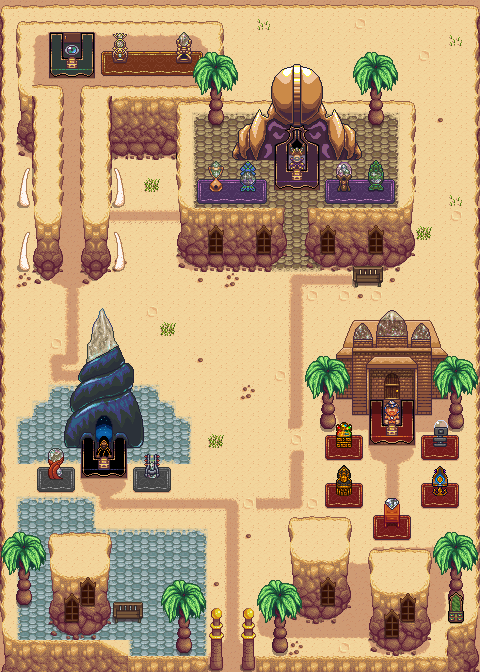

Rendered tile map (Tiled .tmx) drawn with the repository's tilesets; below, a short description and the map source with its tile grids summarised:
An orthogonal 30x42 tile map with 16x16 px tiles, 4 tile layers (Back, Buildings, Front, Paths) and 28 objects (28x TileData).

<map version="1.2" tiledversion="1.3.1" orientation="orthogonal" renderorder="right-down" compressionlevel="-1" width="30" height="42" tilewidth="16" tileheight="16" infinite="0" nextlayerid="9" nextobjectid="29">
 <properties>
  <property name="AmbientLight" value="60 60 120" />
  <property name="Music" value="LavaMine" />
  <property name="Outdoors" value="true" />
  <property name="Warp" value="14 41 Forest 44 7" />
 </properties>
 <tileset firstgid="1" name="Shops" tilewidth="16" tileheight="16" tilecount="928" columns="32">
  <image source="WorkedTiles.png" width="512" height="476" />
  <tile id="358">
   <animation>
    <frame tileid="358" duration="100" />
    <frame tileid="359" duration="100" />
    <frame tileid="360" duration="100" />
    <frame tileid="361" duration="100" />
    <frame tileid="362" duration="100" />
   </animation>
  </tile>
  <tile id="390">
   <animation>
    <frame tileid="390" duration="100" />
    <frame tileid="391" duration="100" />
    <frame tileid="392" duration="100" />
    <frame tileid="393" duration="100" />
    <frame tileid="394" duration="100" />
   </animation>
  </tile>
  <tile id="416">
   <animation>
    <frame tileid="416" duration="100" />
    <frame tileid="417" duration="100" />
    <frame tileid="418" duration="100" />
    <frame tileid="419" duration="100" />
    <frame tileid="420" duration="100" />
   </animation>
  </tile>
  <tile id="422">
   <animation>
    <frame tileid="422" duration="100" />
    <frame tileid="423" duration="100" />
    <frame tileid="424" duration="100" />
    <frame tileid="425" duration="100" />
    <frame tileid="426" duration="100" />
   </animation>
  </tile>
  <tile id="454">
   <animation>
    <frame tileid="454" duration="100" />
    <frame tileid="455" duration="100" />
    <frame tileid="456" duration="100" />
    <frame tileid="457" duration="100" />
    <frame tileid="458" duration="100" />
   </animation>
  </tile>
  <tile id="486">
   <animation>
    <frame tileid="486" duration="100" />
    <frame tileid="487" duration="100" />
    <frame tileid="488" duration="100" />
    <frame tileid="489" duration="100" />
    <frame tileid="490" duration="100" />
   </animation>
  </tile>
  <tile id="518">
   <animation>
    <frame tileid="518" duration="100" />
    <frame tileid="519" duration="100" />
    <frame tileid="520" duration="100" />
    <frame tileid="521" duration="100" />
    <frame tileid="522" duration="100" />
   </animation>
  </tile>
  <tile id="550">
   <animation>
    <frame tileid="550" duration="100" />
    <frame tileid="551" duration="100" />
    <frame tileid="552" duration="100" />
    <frame tileid="553" duration="100" />
    <frame tileid="554" duration="100" />
   </animation>
  </tile>
  <tile id="582">
   <animation>
    <frame tileid="582" duration="100" />
    <frame tileid="583" duration="100" />
    <frame tileid="584" duration="100" />
    <frame tileid="585" duration="100" />
    <frame tileid="586" duration="100" />
   </animation>
  </tile>
  <tile id="614">
   <animation>
    <frame tileid="614" duration="100" />
    <frame tileid="615" duration="100" />
    <frame tileid="616" duration="100" />
    <frame tileid="617" duration="100" />
    <frame tileid="618" duration="100" />
   </animation>
  </tile>
  <tile id="646">
   <animation>
    <frame tileid="646" duration="100" />
    <frame tileid="647" duration="100" />
    <frame tileid="648" duration="100" />
    <frame tileid="649" duration="100" />
    <frame tileid="650" duration="100" />
   </animation>
  </tile>
  <tile id="678">
   <animation>
    <frame tileid="678" duration="100" />
    <frame tileid="679" duration="100" />
    <frame tileid="680" duration="100" />
    <frame tileid="681" duration="100" />
    <frame tileid="682" duration="100" />
   </animation>
  </tile>
  <tile id="710">
   <animation>
    <frame tileid="710" duration="100" />
    <frame tileid="711" duration="100" />
    <frame tileid="712" duration="100" />
    <frame tileid="713" duration="100" />
    <frame tileid="714" duration="100" />
   </animation>
  </tile>
  <tile id="742">
   <animation>
    <frame tileid="742" duration="100" />
    <frame tileid="743" duration="100" />
    <frame tileid="744" duration="100" />
    <frame tileid="745" duration="100" />
    <frame tileid="746" duration="100" />
   </animation>
  </tile>
  <tile id="747">
   <animation>
    <frame tileid="747" duration="100" />
    <frame tileid="748" duration="100" />
    <frame tileid="749" duration="100" />
    <frame tileid="750" duration="100" />
    <frame tileid="751" duration="100" />
   </animation>
  </tile>
  <tile id="774">
   <animation>
    <frame tileid="774" duration="100" />
    <frame tileid="775" duration="100" />
    <frame tileid="776" duration="100" />
    <frame tileid="777" duration="100" />
    <frame tileid="778" duration="100" />
   </animation>
  </tile>
  <tile id="779">
   <animation>
    <frame tileid="779" duration="100" />
    <frame tileid="780" duration="100" />
    <frame tileid="781" duration="100" />
    <frame tileid="782" duration="100" />
    <frame tileid="783" duration="100" />
   </animation>
  </tile>
  <tile id="806">
   <animation>
    <frame tileid="806" duration="100" />
    <frame tileid="807" duration="100" />
    <frame tileid="808" duration="100" />
    <frame tileid="809" duration="100" />
    <frame tileid="810" duration="100" />
   </animation>
  </tile>
  <tile id="811">
   <animation>
    <frame tileid="811" duration="100" />
    <frame tileid="812" duration="100" />
    <frame tileid="813" duration="100" />
    <frame tileid="814" duration="100" />
    <frame tileid="815" duration="100" />
    <frame tileid="816" duration="100" />
    <frame tileid="817" duration="100" />
   </animation>
  </tile>
  <tile id="838">
   <animation>
    <frame tileid="838" duration="100" />
    <frame tileid="839" duration="100" />
    <frame tileid="840" duration="100" />
    <frame tileid="841" duration="100" />
    <frame tileid="842" duration="100" />
   </animation>
  </tile>
  <tile id="843">
   <animation>
    <frame tileid="843" duration="100" />
    <frame tileid="844" duration="100" />
    <frame tileid="845" duration="100" />
    <frame tileid="846" duration="100" />
    <frame tileid="847" duration="100" />
    <frame tileid="848" duration="100" />
    <frame tileid="849" duration="100" />
   </animation>
  </tile>
  <tile id="870">
   <animation>
    <frame tileid="870" duration="100" />
    <frame tileid="871" duration="100" />
    <frame tileid="872" duration="100" />
    <frame tileid="873" duration="100" />
    <frame tileid="874" duration="100" />
   </animation>
  </tile>
  <tile id="875">
   <animation>
    <frame tileid="875" duration="100" />
    <frame tileid="876" duration="100" />
    <frame tileid="877" duration="100" />
    <frame tileid="878" duration="100" />
    <frame tileid="879" duration="100" />
    <frame tileid="880" duration="100" />
   </animation>
  </tile>
  <tile id="902">
   <animation>
    <frame tileid="902" duration="100" />
    <frame tileid="903" duration="100" />
    <frame tileid="904" duration="100" />
    <frame tileid="905" duration="100" />
    <frame tileid="906" duration="100" />
   </animation>
  </tile>
  <tile id="907">
   <animation>
    <frame tileid="907" duration="100" />
    <frame tileid="908" duration="100" />
    <frame tileid="909" duration="100" />
    <frame tileid="910" duration="100" />
    <frame tileid="911" duration="100" />
    <frame tileid="912" duration="100" />
   </animation>
  </tile>
 </tileset>
 <layer id="1" name="Back" width="30" height="42">
  <data>[1260 cells, 1260 non-empty, 71 distinct tile ids]</data>
 </layer>
 <objectgroup id="2" name="Back" />
 <layer id="3" name="Buildings" width="30" height="42">
  <data>[1260 cells, 502 non-empty, 152 distinct tile ids]</data>
 </layer>
 <objectgroup id="4" name="Buildings">
  <object id="1" name="TileData" x="112" y="48" width="16" height="16">
   <properties>
    <property name="Action" value="Message Sigoboronte.1" />
   </properties>
  </object>
  <object id="2" name="TileData" x="176" y="48" width="16" height="16">
   <properties>
    <property name="Action" value="Message Sigoboronte.2" />
   </properties>
  </object>
  <object id="3" name="TileData" x="64" y="64" width="16" height="16">
   <properties>
    <property name="Action" value="" />
    <property name="Shop" value="SigoboronteShop" />
   </properties>
  </object>
  <object id="4" name="TileData" x="224" y="144" width="16" height="16">
   <properties>
    <property name="Action" value="Message Extra.3" />
   </properties>
  </object>
  <object id="5" name="TileData" x="352" y="144" width="16" height="16">
   <properties>
    <property name="Action" value="Message Extra.3" />
   </properties>
  </object>
  <object id="6" name="TileData" x="208" y="176" width="16" height="16">
   <properties>
    <property name="Action" value="Message Estorial.3" />
   </properties>
  </object>
  <object id="7" name="TileData" x="240" y="176" width="16" height="16">
   <properties>
    <property name="Action" value="Message Estorial.2" />
   </properties>
  </object>
  <object id="8" name="TileData" x="288" y="176" width="16" height="16">
   <properties>
    <property name="Action" value="" />
    <property name="Shop" value="EstorialShop" />
   </properties>
  </object>
  <object id="9" name="TileData" x="336" y="176" width="16" height="16">
   <properties>
    <property name="Action" value="Message Estorial.4" />
   </properties>
  </object>
  <object id="10" name="TileData" x="368" y="176" width="16" height="16">
   <properties>
    <property name="Action" value="Message Estorial.1" />
   </properties>
  </object>
  <object id="11" name="TileData" x="16" y="192" width="16" height="16">
   <properties>
    <property name="Action" value="Dialogue i appreciate you! &lt;3" />
   </properties>
  </object>
  <object id="12" name="TileData" x="112" y="256" width="16" height="16">
   <properties>
    <property name="Action" value="Message Extra.6" />
   </properties>
  </object>
  <object id="13" name="TileData" x="208" y="256" width="16" height="16">
   <properties>
    <property name="Action" value="Message Extra.1" />
   </properties>
  </object>
  <object id="14" name="TileData" x="432" y="384" width="16" height="16">
   <properties>
    <property name="Action" value="Message Extra.5" />
   </properties>
  </object>
  <object id="15" name="TileData" x="64" y="432" width="16" height="16">
   <properties>
    <property name="Action" value="Message Extra.4" />
   </properties>
  </object>
  <object id="16" name="TileData" x="128" y="432" width="16" height="16">
   <properties>
    <property name="Action" value="Message Extra.4" />
   </properties>
  </object>
  <object id="17" name="TileData" x="336" y="432" width="16" height="16">
   <properties>
    <property name="Action" value="Message Undare.2" />
   </properties>
  </object>
  <object id="18" name="TileData" x="384" y="432" width="16" height="16">
   <properties>
    <property name="Action" value="" />
    <property name="Shop" value="UndareShop" />
   </properties>
  </object>
  <object id="19" name="TileData" x="432" y="432" width="16" height="16">
   <properties>
    <property name="Action" value="Message Undare.1" />
   </properties>
  </object>
  <object id="20" name="TileData" x="48" y="464" width="16" height="16">
   <properties>
    <property name="Action" value="Message Nevaliz.1" />
   </properties>
  </object>
  <object id="21" name="TileData" x="96" y="464" width="16" height="16">
   <properties>
    <property name="Action" value="" />
    <property name="Shop" value="NevalizShop" />
   </properties>
  </object>
  <object id="22" name="TileData" x="144" y="464" width="16" height="16">
   <properties>
    <property name="Action" value="Message Nevaliz.2" />
   </properties>
  </object>
  <object id="23" name="TileData" x="336" y="480" width="16" height="16">
   <properties>
    <property name="Action" value="Message Undare.3" />
   </properties>
  </object>
  <object id="24" name="TileData" x="432" y="480" width="16" height="16">
   <properties>
    <property name="Action" value="Message Undare.4" />
   </properties>
  </object>
  <object id="25" name="TileData" x="320" y="608" width="16" height="16">
   <properties>
    <property name="Action" value="Message Extra.2" />
   </properties>
  </object>
  <object id="26" name="TileData" x="384" y="512" width="16" height="16">
   <properties>
    <property name="Action" value="Message Extra.8" />
   </properties>
  </object>
  <object id="27" name="TileData" x="448" y="608" width="16" height="16">
   <properties>
    <property name="Action" value="Message Extra.7" />
   </properties>
  </object>
  <object id="28" name="TileData" x="16" y="592" width="16" height="16">
   <properties>
    <property name="Action" value="Message Extra.11" />
   </properties>
  </object>
 </objectgroup>
 <layer id="5" name="Front" width="30" height="42">
  <data>[1260 cells, 257 non-empty, 124 distinct tile ids]</data>
 </layer>
 <objectgroup id="6" name="Front" />
 <layer id="7" name="Paths" width="30" height="42">
  <data>[1260 cells, 0 non-empty, 0 distinct tile ids]</data>
 </layer>
 <objectgroup id="8" name="Paths" />
</map>
